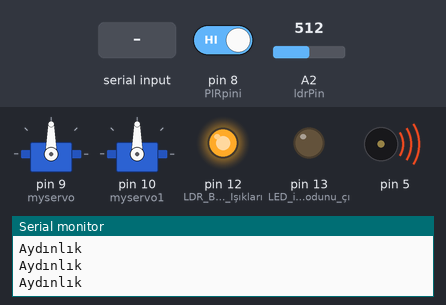
Recording of a sketch running on a simulated Arduino Uno, built with avr-gcc and run on an emulated ATmega328P. Shown: 2 × servo, output pins drawn as LEDs (lit = HIGH), buzzer (waves = sounding), the last lines printed to the serial monitor. The inputs (shaded band) are chosen by the test bench; at power-on: A2 (ldrPin) = 512, pin 8 (PIRpini) HIGH.

Above: at 1.2 s.
1.3 s: A2 (ldrPin) set to 52
4.3 s: A2 (ldrPin) set to 44
At 4.58 s:
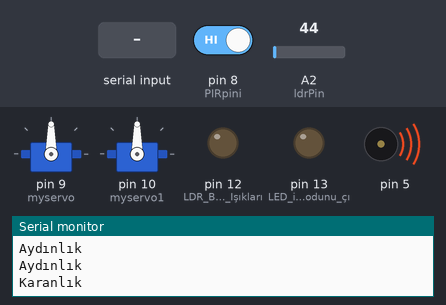
7.3 s: "Motor1Ac" received over Serial
At 9.88 s:
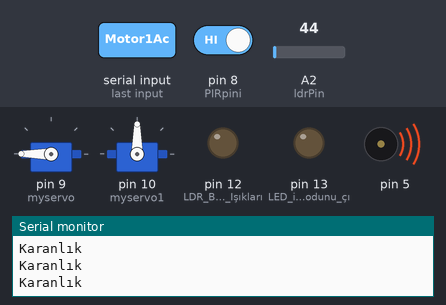
10.3 s: "Motor2Ac" received over Serial
At 12.77 s:
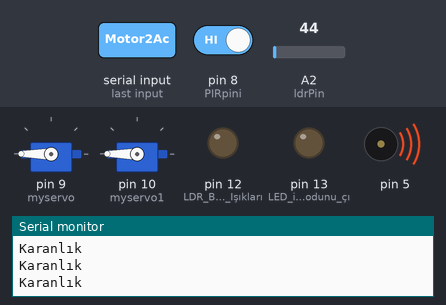
13.3 s: pin 8 (PIRpini) driven LOW
At 14.8 s:
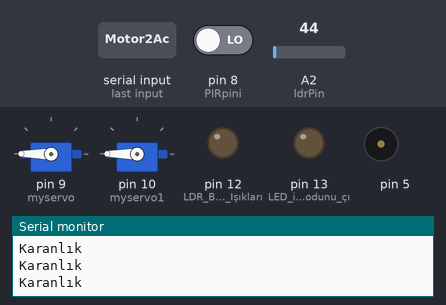
16.3 s: "Motor1Kapat" received over Serial
At 18.4 s:
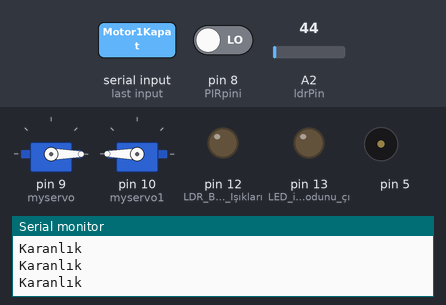
Timing chart, 0 to 19.9 s (numbered marks = the images above; inputs shaded):
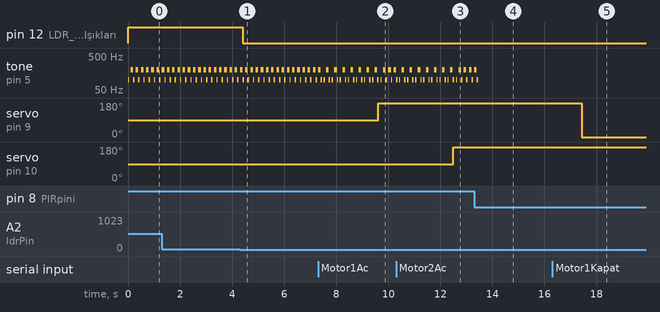

The sketch:

bluetooth.ino
```cpp
#include <SoftwareSerial.h>
#include <Servo.h>

Servo myservo;
Servo myservo1;
 int ldrPin=A2;  //LDR Bahçe Işıkları
int ldrDeger=0; //LDR Bahçe Işıkları
int esikDeger=50; //LDR Bahçe Işıkları
int led=2; //Bluetooth
int pos = 9;  //Bluetooth
int pos2 = 10;
String data; //Bluetooth
int PIRpini = 8; // PIR Bağalacak pin   // hareket sensörü
int OkunanDeger; //hareket sensçrü

void setup() {
   pinMode(12, OUTPUT); //LDR Bahçe Işıkları
  Serial.begin(9600);
   myservo.attach(9); //Bluetooth
   myservo1.attach(10);
  pinMode(13, OUTPUT); //LED için Pin 13 modunu çıkış olarak belirler //hareket sensörü
Serial.begin(9600);
}
void loop() {
  ldrDeger=analogRead(ldrPin);  //LDR Bahçe Işıkları
  if(ldrDeger<esikDeger){ //LDR Bahçe Işıkları
    digitalWrite(12, LOW);
     Serial.println("Karanlık");
     //LDR Bahçe Işıkları
  } //LDR Bahçe Işıkları
  else{ //LDR Bahçe Işıkları

    digitalWrite(12, HIGH);//LDR Bahçe Işıkları
     Serial.println("Aydınlık");
  }

  OkunanDeger = digitalRead(PIRpini); //PIR durumunu oku // Hareket Sensörü

  if (OkunanDeger == LOW) { //Hareket Sensörü
  //  Serial.println("Hareket yok"); //Değer düşük ise hareket yok yaz //Hareket Sensörü
  }
  else {
   // Serial.println("Hirsiz Var!"); //Değer yüksek ise hareket var. //Hareket Sensörü
//  Ses / Cızırtı
//  tone (pin no, Hz olarak ses frekansı, ms olarak süre)
  tone(5, 100, 50); //Hareket Sensörü
  delay (100); //Hareket Sensörü
  tone(5, 200, 100); //Hareket Sensörü
  delay (100); //Hareket Sensörü
  tone(5, 100, 50);  //Hareket Sensörü
  }

 if (Serial.available()){ //Bluetooth

     delay(10); //Bluetooth
     char c=Serial.read(); //Bluetooth
     data+=c;  //Bluetooth


   if(data=="Led1Ac"){ //Bluetooth
     digitalWrite(led,1); //Bluetooth
      data="";  //Bluetooth
   }
      if(data=="Led1Kapat"){ //Bluetooth
     digitalWrite(led,0); //Bluetooth
      data="";  //Bluetooth
   }
       if(data=="Motor1Ac") //Bluetooth
     {
        for (pos = 0; pos <= 180; pos += 1) //Bluetooth
        {
           myservo.write(pos);              //Bluetooth
        }
      data="";  //Bluetooth
     }
      if(data=="Motor1Kapat")//burayada //Bluetooth
     {
       for (pos = 180; pos >= 0; pos -= 1) //Bluetooth
       {
         myservo.write(pos);          //Bluetooth
       }
        data=""; //Bluetooth
     }
     if(data=="Motor2Ac") //Bluetooth
     {
        for (pos2 = 0; pos2 <= 180; pos2 += 1) //Bluetooth
        {
           myservo1.write(pos2);              //Bluetooth
        }
      data="";  //Bluetooth
     }
      if(data=="Motor2Kapat") //Bluetooth
     {
       for (pos2 = 180; pos2 >= 0; pos2 -= 1) //Bluetooth
       {
         myservo1.write(pos2);          //Bluetooth

       }
        data=""; //Bluetooth
         myservo1.write(0);
     }
     delay(100); //Bluetooth
  }
}
```

Measured:
- the behaviour switches between 50 and 49 on A2 (ldrPin) (found by bisection; images 0 and 1)
- after the input at 4.3 s, pin 12 (LDR_Bahçe_Işıkları): HIGH → LOW after 0.11 s
- after the input at 7.3 s, servo on pin 9 (myservo): 90° → 180° after 2.3 s
- after the input at 10.3 s, servo on pin 10 (myservo1): 90° → 180° after 2.2 s
- after the input at 13.3 s, tone on pin 5: goes on until 13.5 s, then stays silent
- after the input at 16.3 s, servo on pin 9 (myservo): 180° → 0° after 1.1 s
- by itself, tone on pin 5: plays 100 Hz for 0.05 s, 100 Hz for 0.05 s, 200 Hz for 0.10 s, 100 Hz for 0.05 s, 100 Hz for 0.05 s, 200 Hz for 0.10 s … (29 notes in this stretch)
